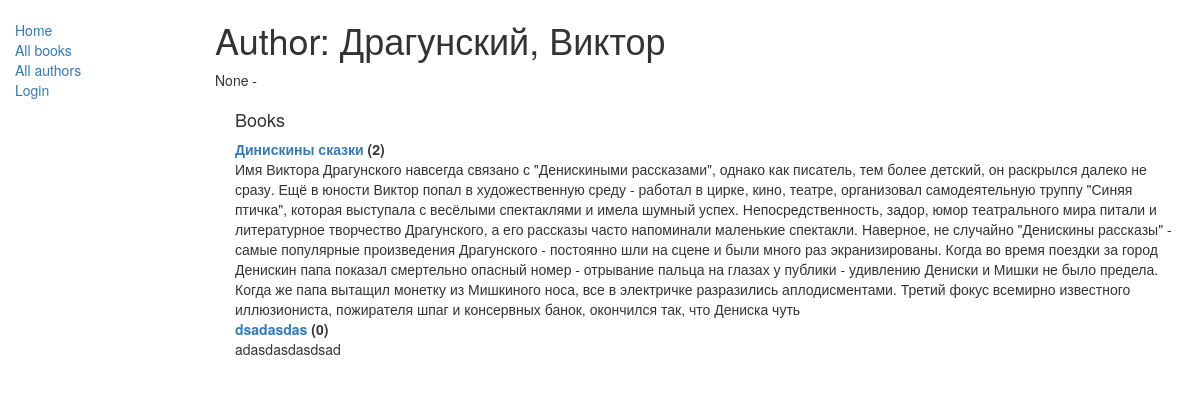
/catalog/author/3, run on an earlier commit of the app's database.
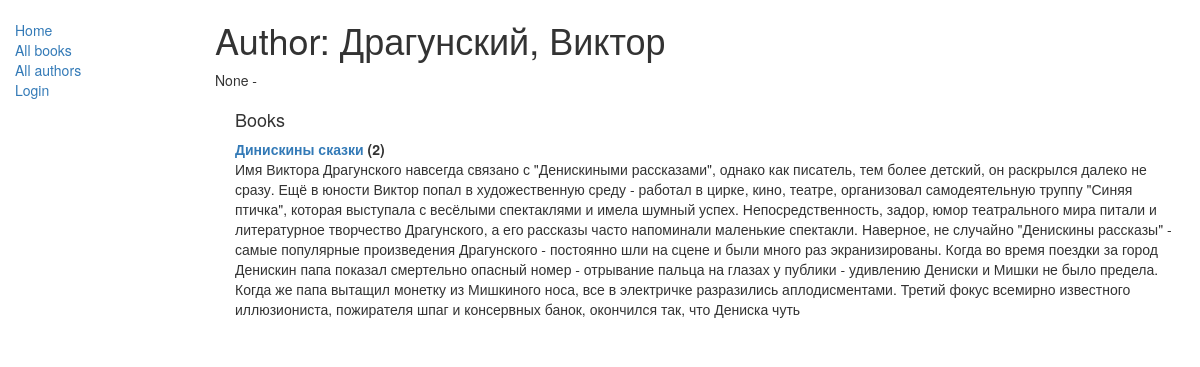
And on a later commit of the database.
### catalog/models.py (models this page shows, shortened)
class Book(models.Model):
    title = models.CharField(max_length=200)
    author = models.ForeignKey('Author', on_delete=models.SET_NULL, null=True)
    summary = models.TextField(max_length=1000, help_text='Описание книги')
    isbn = models.CharField('ISBN', max_length=13, help_text='13 Символов')
    genre = models.ManyToManyField(Genre, help_text='Выбирите жанры книги')
    language = models.ForeignKey('Language', on_delete=models.SET_NULL, null=True)
    def __str__(self):
        return self.title
    def display_genre(self):
        return ', '.join([ genre.name for genre in self.genre.all()[:3]])
    display_genre.short_description = 'Genre'

### catalog/views.py (the view)
# urls.py: path('author/<int:pk>', views.AuthorDetailView.as_view(), name='author_detail'),
class AuthorDetailView(generic.DetailView):
    model = Author

### catalog/models.py (called while the page is built)
    def __str__(self):
        return '%s, %s' % (self.last_name, self.first_name)

### templates/catalog/author_detail.html (shortened to what this page needs)
{% extends "base.html" %}
{% block content %}
<h1>Author: {{ author }} </h1>
<p>{{author.date_of_birth}} - {% if author.date_of_death %}{{author.date_of_death}}{% endif %}</p>
<div style="margin-left:20px;margin-top:20px">
<h4>Books</h4>
<dl>
{% for book in author.book_set.all %}
  <dt><a href="{% url 'book_detail' book.pk %}">{{book}}</a> ({{book.bookinstance_set.all.count}})</dt>
  <dd>{{book.summary}}</dd>
  {% empty %}
  <p>This author has no books.</p>
{% endfor %}
</dl>
</div>
{% endblock %}
{% block sidebar %}
  {{ block.super }}
{% endblock %}

What changed in the data, as far as the page shows it:
removed Book: title "dsadasdas", bookinstance_set.all.count "0", summary "adasdasdasdsad"
